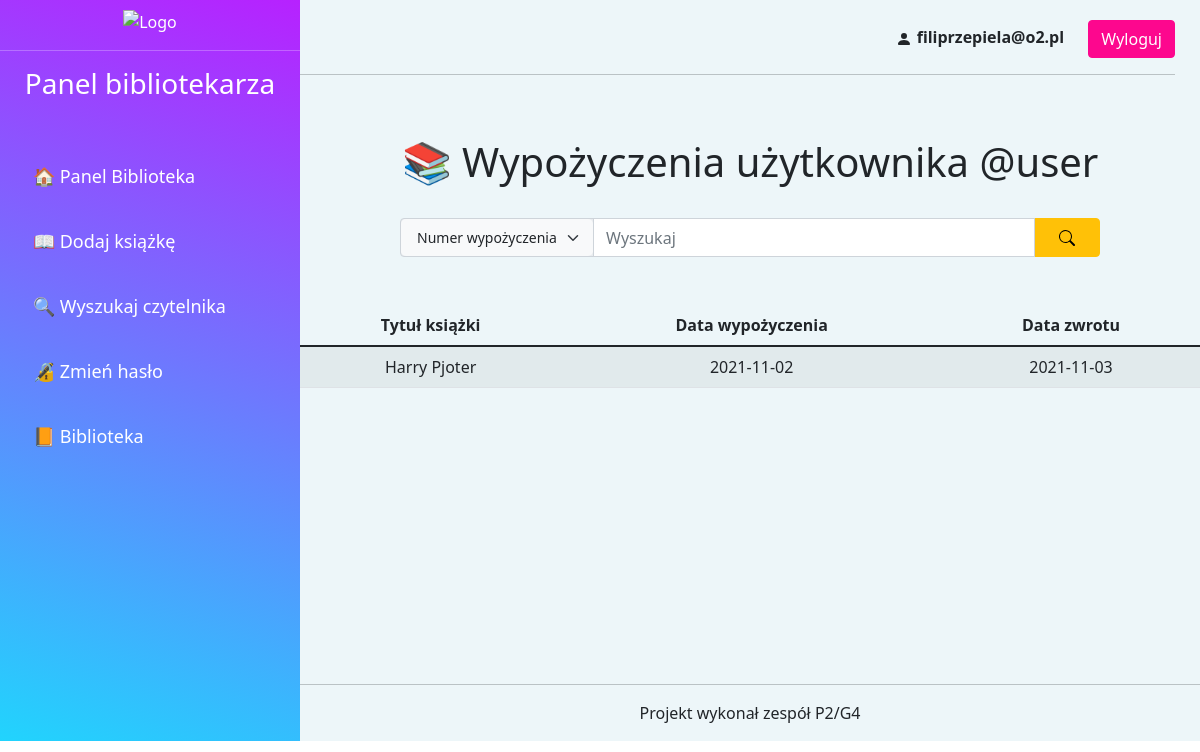
/historia_czyt.php?id_czyt=3 (signed in), run on an earlier commit of the app's database.
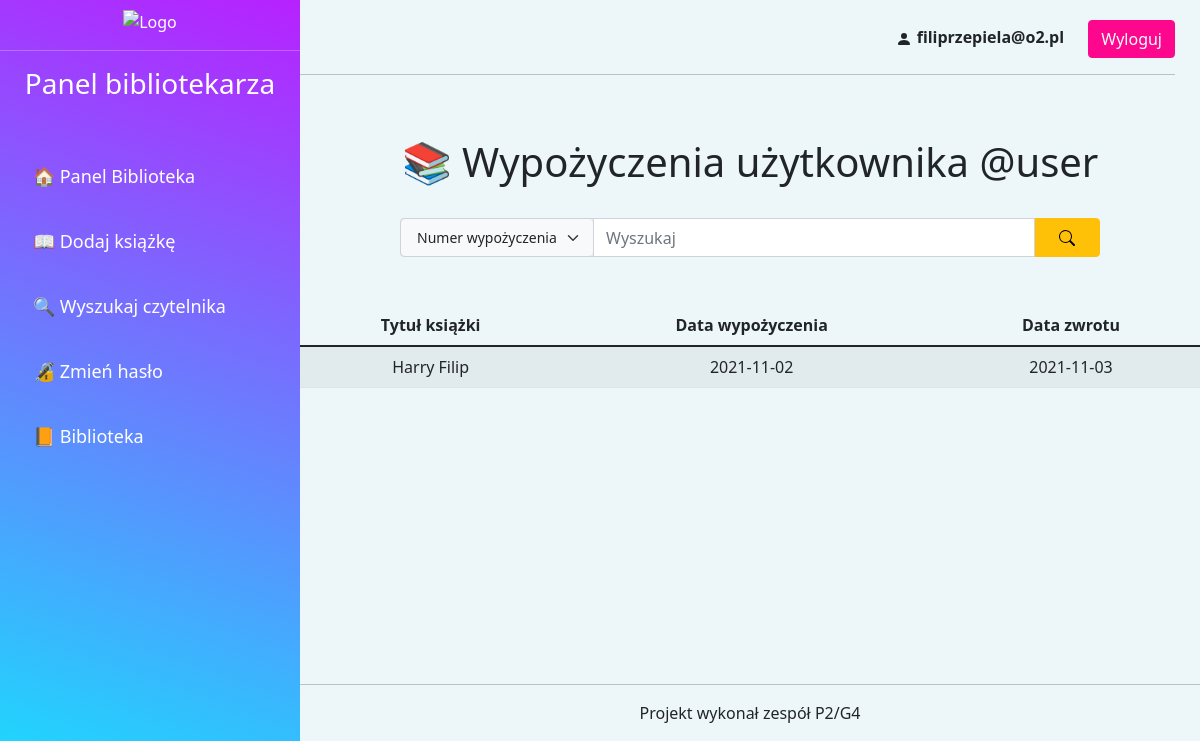
And on a later commit of the database.
### tables this page shows
CREATE TABLE `wypozyczenia` (
  `id_wyp` int(11) NOT NULL,
  `id_czytelnik` int(11) NOT NULL,
  `id_ksiazki` int(11) NOT NULL,
  `data_wyp` date NOT NULL,
  `data_zwrotu` date DEFAULT NULL
);

CREATE TABLE `ksiazki` (
  `id_ksiazki` int(11) NOT NULL,
  `tytul` varchar(255) NOT NULL,
  `autor` varchar(255) NOT NULL,
  `gatunek` varchar(255) NOT NULL,
  `wydawnictwo` varchar(255) NOT NULL,
  `rok_wydania` varchar(255) NOT NULL,
  `zdjecie` varchar(255) NOT NULL,
  `stan` int(11) NOT NULL,
  `ilosc` int(11) NOT NULL
);

### historia_czyt.php (the view, shortened to what this page needs)
<?php
require("config.php");
?>
<!DOCTYPE html>
<html lang="pl">
<head>
    <link rel="stylesheet" href="style3.css">
    <link rel="stylesheet" href="./css/bootstrap.css">
</head>
<body>
    <div class="calosc">
        <div class="lewa-panel">
            <div class="logo">
                <img width="180" alt="Logo" src="https://i.ibb.co/K7Th4wq/logobib.png" />
            </div>
            <hr>
            <div class="menu">
                <h3 style="text-align: center;">Panel bibliotekarza</h3><br><br>
                <div class="linki">
                    <a href="./panel-admin.php"><button type="button" class="btn btn-link" style="font-size: 18px;">🏠 Panel Biblioteka</button></a><br><br>
                    <a href="./dodaj-ksiazke.php"><button type="button" class="btn btn-link" style="font-size: 18px;">📖 Dodaj książkę</button></a><br><br>
                    <a href="./szukaj-czyt.php"><button type="button" class="btn btn-link" style="font-size: 18px;">🔍 Wyszukaj czytelnika</button></a><br><br>
                    <a href="./reset-password-admin.php"><button type="button" class="btn btn-link" style="font-size: 18px;">🔏 Zmień hasło</button></a><br><br>
                    <a href="./index.php"><button type="button" class="btn btn-link" style="font-size: 18px;">📙 Biblioteka</button></a><br><br>
                </div>
            </div>
        </div>
        <div class="prawa-panel">
            <div class="panel-prawa-gora">
                <span style="margin-right: 20px;"><svg xmlns="http://www.w3.org/2000/svg" width="16" height="16" fill="currentColor" class="bi bi-person-fill" viewBox="0 0 16 16">
                        <path d="M3 14s-1 0-1-1 1-4 6-4 6 3 6 4-1 1-1 1H3zm5-6a3 3 0 1 0 0-6 3 3 0 0 0 0 6z" />
                    </svg> <b><?php echo htmlspecialchars($_SESSION["username"]); ?></b></span>
                <a href="./logout.php"><button type="button" class="btn btn-primary">Wyloguj</button></a>
                <hr>
            </div>
            <br>
            <h1>📚 Wypożyczenia użytkownika @user </h1><br>
            <div class="wyszukaj-czytelnika">
            <div class="input-group mb-4" style="width: 700px;">
                <div class="input-group-text p-0">
                    <select class="form-select form-select-lg shadow-none bg-light border-0" style="font-size: 14px;">
                        <option>Numer wypożyczenia</option>
                    </select>
                </div>
                <input type="text" class="form-control" placeholder="Wyszukaj">
                <button class="input-group-text shadow-none px-4 btn-warning">
                </button>
            </div>
                <br>
                <table class="table table-striped">
                    <thead>
                        <tr>
                            <th>Tytuł książki</th>
                            <th>Data wypożyczenia</th>
                            <th>Data zwrotu</th>
                        </tr>
                    </thead>
                    <tbody>
                    <?php
                        $id_czyt = $_GET['id_czyt'];
                        $wynik = mysqli_query($link, 'SELECT * from wypozyczenia, ksiazki where wypozyczenia.id_czytelnik=' . $id_czyt . ' and wypozyczenia.id_ksiazki=ksiazki.id_ksiazki and data_zwrotu is not null');
                        while ($row = mysqli_fetch_array($wynik)) {
                            echo "<tr><td>" . $row['tytul'] . "</td><td>" . $row['data_wyp'] . "</td><td>" . $row['data_zwrotu'] . "</td></tr>";
                        }
                        ?>
                    </tbody>
                </table>
            <br><br><br><br><br><br><br><br><br><br><br>
            </div>
            <div class="footer">
                <hr>
                <p>Projekt wykonał zespół P2/G4</p>
            </div>
        </div>
    </div>
</html>

What changed in the data, as far as the page shows it:
changed through a linked row, wypozyczenia: id_ksiazki.tytul "Harry Pjoter" → "Harry Filip"
